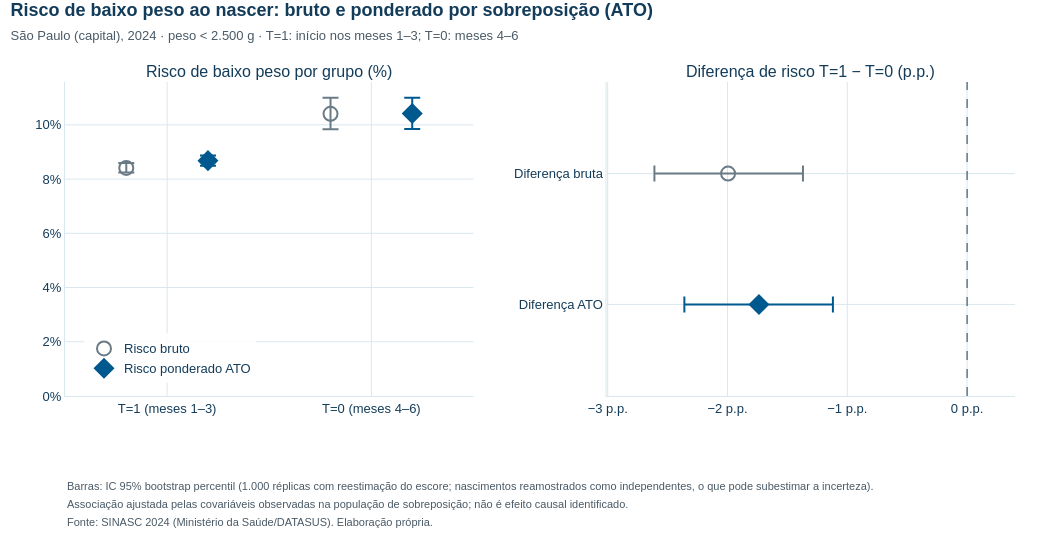

Notebook code for this chart:
### Code cell
grupos = [(1, "T=1 (meses 1–3)"), (0, "T=0 (meses 4–6)")]
n_grupo = {1: n_t1, 0: n_t0}
n_efetivo = {1: ess.iloc[0], 0: ess.iloc[1]}
casos = {g: int(Y[T == g].sum()) for g, _ in grupos}
fig_risco = make_subplots(rows=1, cols=2, horizontal_spacing=0.14,
                          subplot_titles=("Risco de baixo peso por grupo (%)", "Diferença de risco T=1 − T=0 (p.p.)"))
for nome, risco, prefixo, cor, simbolo in [
        ("Risco bruto", risco_bruto, "bruto", COR_REFERENCIA, "circle-open"),
        ("Risco ponderado ATO", risco_ato, "ato", COR_T1, "diamond")]:
    pontos = [100 * risco[g] for g, _ in grupos]
    limites = [ic(f"{prefixo}_t{g}", 100) for g, _ in grupos]
    extra = "<br>Tamanho efetivo (Kish): %{customdata[3]}" if prefixo == "ato" else ""
    fig_risco.add_scatter(
        x=[r for _, r in grupos], y=pontos, name=nome, mode="markers", row=1, col=1,
        marker=dict(color=cor, symbol=simbolo, size=14, line=dict(width=2, color=cor)),
        error_y=dict(type="data", symmetric=False, thickness=2, width=8, color=cor,
                     array=[l[1] - p for p, l in zip(pontos, limites)],
                     arrayminus=[p - l[0] for p, l in zip(pontos, limites)]),
        customdata=[[f"{fmt(l[0], 2)} a {fmt(l[1], 2)}", fmt(n_grupo[g]), fmt(casos[g]), fmt(n_efetivo[g])]
                    for (g, _), l in zip(grupos, limites)],
        hovertemplate=("<b>%{x}</b><br>" + nome + ": %{y:.2f}%<br>IC 95%: %{customdata[0]}<br>"
                       "Nascimentos: %{customdata[1]} · casos: %{customdata[2]}" + extra + "<extra></extra>"))
for nome, valor, coluna, cor, simbolo in [("Diferença bruta", dif_bruta, "dif_bruta", COR_REFERENCIA, "circle-open"),
                                          ("Diferença ATO", dif_ato, "dif_ato", COR_T1, "diamond")]:
    lo, hi = ic(coluna)
    fig_risco.add_scatter(
        x=[valor], y=[nome], name=nome, mode="markers", row=1, col=2, showlegend=False,
        marker=dict(color=cor, symbol=simbolo, size=14, line=dict(width=2, color=cor)),
        error_x=dict(type="data", symmetric=False, thickness=2, width=8, color=cor,
                     array=[hi - valor], arrayminus=[valor - lo]),
        customdata=[[f"{fmt(lo, 2)} a {fmt(hi, 2)}"]],
        hovertemplate="<b>%{y}</b><br>%{x:.2f} p.p.<br>IC 95%: %{customdata[0]}<extra></extra>")
fig_risco.add_vline(x=0, line=dict(color=COR_TEXTO, dash="dash", width=1), row=1, col=2)
layout_academico(
    fig_risco, "Risco de baixo peso ao nascer: bruto e ponderado por sobreposição (ATO)",
    "São Paulo (capital), 2024 · peso < 2.500 g · T=1: início nos meses 1–3; T=0: meses 4–6",
    notas=["Barras: IC 95% bootstrap percentil (1.000 réplicas com reestimação do escore; nascimentos reamostrados como "
           "independentes, o que pode subestimar a incerteza).",
           "Associação ajustada pelas covariáveis observadas na população de sobreposição; não é efeito causal identificado.",
           FONTE_SINASC_2024],
    nome_arquivo="06_riscos_bruto_ato", altura=540)
fig_risco.update_layout(scattermode="group",
                        legend=dict(orientation="v", x=0.02, xanchor="left", y=0.04, yanchor="bottom",
                                    bgcolor="rgba(255,255,255,0.9)"))
fig_risco.update_yaxes(ticksuffix="%", rangemode="tozero", row=1, col=1)
fig_risco.update_yaxes(categoryorder="array", categoryarray=["Diferença ATO", "Diferença bruta"], range=[-0.7, 1.7],
                       row=1, col=2)
fig_risco.update_xaxes(range=[min(ic("dif_ato")[0], ic("dif_bruta")[0]) - 0.4, 0.4], ticksuffix=" p.p.",
                       row=1, col=2)
exibir_plotly(fig_risco)

### Figure 1 — Plotly figure (JSON) as saved in the notebook; plotly's stock layout.template omitted (floating-point values rounded to 4 significant figures)
{"data": [{"customdata": [["8,25 a 8,59", "104.576", "8.797", "84.995"], ["9,84 a 11,00", "10.118", "1.053", "10.096"]], "error_y": {"array": [0.1777, 0.5903], "arrayminus": [0.1647, 0.5698], "color": "#6B7B86", "symmetric": false, "thickness": 2, "type": "data", "width": 8}, "hovertemplate": "<b>%{x}</b><br>Risco bruto: %{y:.2f}%<br>IC 95%: %{customdata[0]}<br>Nascimentos: %{customdata[1]} · casos: %{customdata[2]}<extra></extra>", "marker": {"color": "#6B7B86", "line": {"color": "#6B7B86", "width": 2}, "size": 14, "symbol": "circle-open"}, "mode": "markers", "name": "Risco bruto", "x": ["T=1 (meses 1–3)", "T=0 (meses 4–6)"], "y": [8.412, 10.41], "type": "scatter", "xaxis": "x", "yaxis": "y"}, {"customdata": [["8,49 a 8,87", "104.576", "8.797", "84.995"], ["9,85 a 11,00", "10.118", "1.053", "10.096"]], "error_y": {"array": [0.1853, 0.5835], "arrayminus": [0.1916, 0.572], "color": "#00598E", "symmetric": false, "thickness": 2, "type": "data", "width": 8}, "hovertemplate": "<b>%{x}</b><br>Risco ponderado ATO: %{y:.2f}%<br>IC 95%: %{customdata[0]}<br>Nascimentos: %{customdata[1]} · casos: %{customdata[2]}<br>Tamanho efetivo (Kish): %{customdata[3]}<extra></extra>", "marker": {"color": "#00598E", "line": {"color": "#00598E", "width": 2}, "size": 14, "symbol": "diamond"}, "mode": "markers", "name": "Risco ponderado ATO", "x": ["T=1 (meses 1–3)", "T=0 (meses 4–6)"], "y": [8.681, 10.42], "type": "scatter", "xaxis": "x", "yaxis": "y"}, {"customdata": [["-2,61 a -1,37"]], "error_x": {"array": [0.6251], "arrayminus": [0.6149], "color": "#6B7B86", "symmetric": false, "thickness": 2, "type": "data", "width": 8}, "hovertemplate": "<b>%{y}</b><br>%{x:.2f} p.p.<br>IC 95%: %{customdata[0]}<extra></extra>", "marker": {"color": "#6B7B86", "line": {"color": "#6B7B86", "width": 2}, "size": 14, "symbol": "circle-open"}, "mode": "markers", "name": "Diferença bruta", "showlegend": false, "x": [-1.995], "y": ["Diferença bruta"], "type": "scatter", "xaxis": "x2", "yaxis": "y2"}, {"customdata": [["-2,36 a -1,12"]], "error_x": {"array": [0.6174], "arrayminus": [0.6226], "color": "#00598E", "symmetric": false, "thickness": 2, "type": "data", "width": 8}, "hovertemplate": "<b>%{y}</b><br>%{x:.2f} p.p.<br>IC 95%: %{customdata[0]}<extra></extra>", "marker": {"color": "#00598E", "line": {"color": "#00598E", "width": 2}, "size": 14, "symbol": "diamond"}, "mode": "markers", "name": "Diferença ATO", "showlegend": false, "x": [-1.737], "y": ["Diferença ATO"], "type": "scatter", "xaxis": "x2", "yaxis": "y2"}], "layout": {"xaxis": {"anchor": "y", "domain": [0.0, 0.43]}, "yaxis": {"anchor": "x", "domain": [0.0, 1.0], "ticksuffix": "%", "rangemode": "tozero"}, "xaxis2": {"anchor": "y2", "domain": [0.57, 1.0], "range": [-3.01, 0.4], "ticksuffix": " p.p."}, "yaxis2": {"anchor": "x2", "domain": [0.0, 1.0], "categoryorder": "array", "categoryarray": ["Diferença ATO", "Diferença bruta"], "range": [-0.7, 1.7]}, "annotations": [{"font": {"size": 16}, "showarrow": false, "text": "Risco de baixo peso por grupo (%)", "x": 0.215, "xanchor": "center", "xref": "paper", "y": 1.0, "yanchor": "bottom", "yref": "paper"}, {"font": {"size": 16}, "showarrow": false, "text": "Diferença de risco T=1 − T=0 (p.p.)", "x": 0.785, "xanchor": "center", "xref": "paper", "y": 1.0, "yanchor": "bottom", "yref": "paper"}, {"align": "left", "font": {"color": "#4A5A66", "size": 11}, "showarrow": false, "text": "Barras: IC 95% bootstrap percentil (1.000 réplicas com reestimação do escore; nascimentos reamostrados como independentes, o que pode subestimar a incerteza).", "x": 0, "xanchor": "left", "xref": "paper", "y": 0, "yanchor": "top", "yref": "paper", "yshift": -82}, {"align": "left", "font": {"color": "#4A5A66", "size": 11}, "showarrow": false, "text": "Associação ajustada pelas covariáveis observadas na população de sobreposição; não é efeito causal identificado.", "x": 0, "xanchor": "left", "xref": "paper", "y": 0, "yanchor": "top", "yref": "paper", "yshift": -100}, {"align": "left", "font": {"color": "#4A5A66", "size": 11}, "showarrow": false, "text": "Fonte: SINASC 2024 (Ministério da Saúde/DATASUS). Elaboração própria.", "x": 0, "xanchor": "left", "xref": "paper", "y": 0, "yanchor": "top", "yref": "paper", "yshift": -118}], "shapes": [{"line": {"color": "#133C5A", "dash": "dash", "width": 1}, "type": "line", "x0": 0, "x1": 0, "xref": "x2", "y0": 0, "y1": 1, "yref": "y2 domain"}], "title": {"font": {"size": 18, "color": "#133C5A"}, "text": "<b>Risco de baixo peso ao nascer: bruto e ponderado por sobreposição (ATO)</b><br><span style='font-size:13px;color:#4A5A66'>São Paulo (capital), 2024 · peso < 2.500 g · T=1: início nos meses 1–3; T=0: meses 4–6</span>", "x": 0.01, "xanchor": "left", "y": 0.97, "yanchor": "top"}, "font": {"family": "Arial, Helvetica, sans-serif", "size": 13, "color": "#133C5A"}, "margin": {"t": 82, "b": 144}, "hoverlabel": {"font": {"family": "Arial, Helvetica, sans-serif", "size": 13, "color": "#133C5A"}, "bgcolor": "white", "bordercolor": "#D9E7EE"}, "legend": {"bgcolor": "rgba(255,255,255,0.9)", "orientation": "v", "x": 0.02, "xanchor": "left", "y": 0.04, "yanchor": "bottom"}, "width": 1050, "height": 540, "separators": ",.", "meta": {"nome_arquivo": "06_riscos_bruto_ato"}, "scattermode": "group"}}
